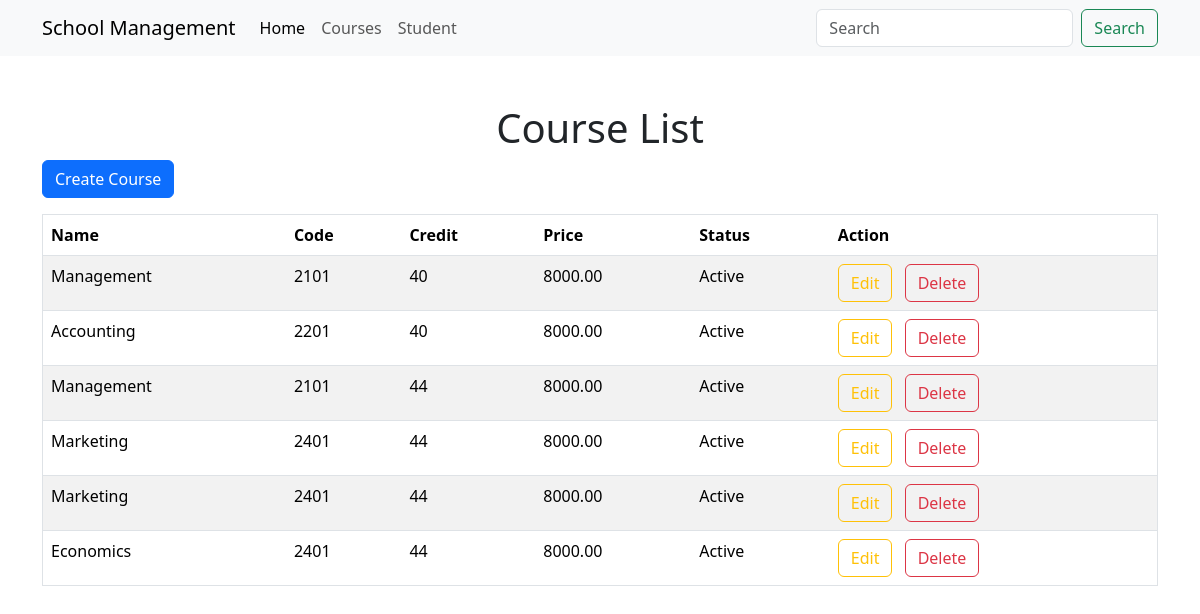
/course/, run on an earlier commit of the app's database.
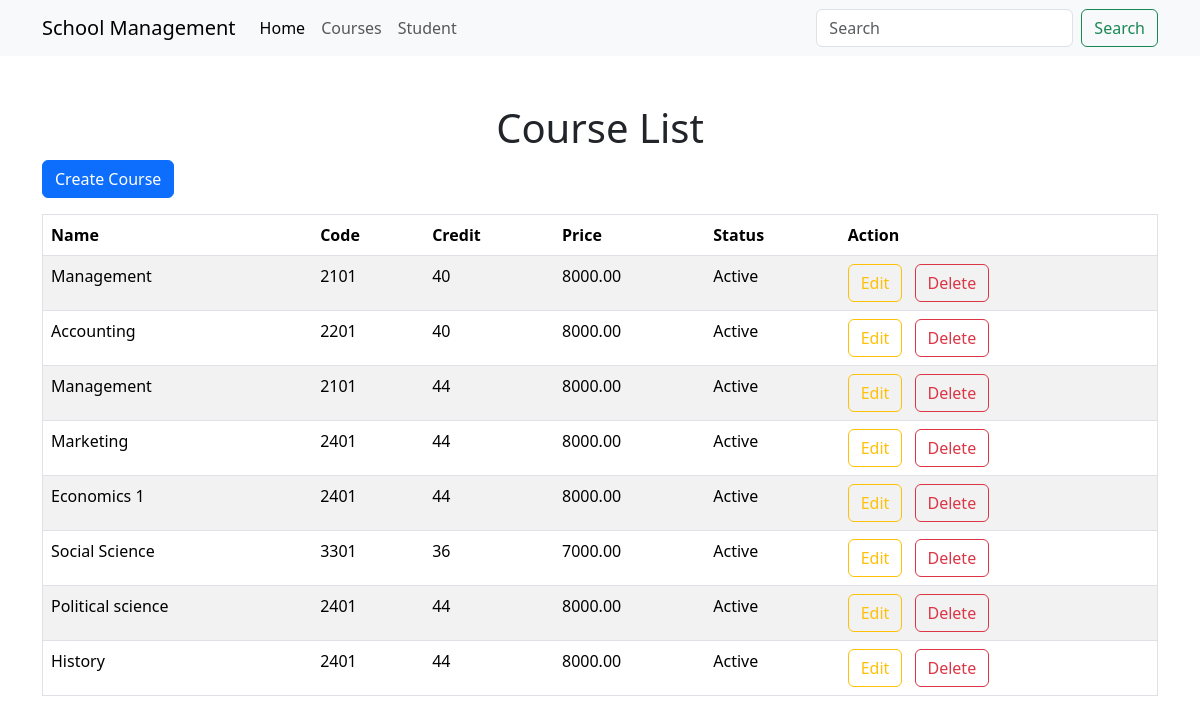
And on a later commit of the database.
### course/models.py (models this page shows, shortened)
class Course(models.Model):
    name = models.CharField(max_length=100)
    course_code = models.CharField(max_length=10)
    credit = models.IntegerField()
    price = models.DecimalField(max_digits=10, decimal_places=2)
    is_active = models.BooleanField(default=True)

### course/views.py (the view)
# urls.py: path('course/', views.course_index, name='course_index'),
def course_index(request):
    courses = Course.objects.all()
    return render(request, 'course/index.html', {'courses': courses})

### course/templates/course/index.html (shortened to what this page needs)
{% extends 'base.html' %}
{% block content %}
    <h1 class="text-center">Course List</h1>
    <a href="{% url 'course_create' %}" class="btn btn-primary">Create Course</a>
    <table class="table table-striped table-hover mt-3 border">
        <thead>
            <th>Name</th>
            <th>Code</th>
            <th>Credit</th>
            <th>Price</th>
            <th>Status</th>
            <th>Action</th>
        </thead>
        <tbody>
            {% for course in courses %}
            <tr>
                <td>{{ course.name }}</td>
                <td>{{ course.course_code }}</td>
                <td>{{ course.credit }}</td>
                <td>{{ course.price }}</td>
                <td>
                    {% if course.is_active == True %}
                        Active
                    {% else %}
                        Inactive
                    {% endif %}
                </td>
                <td>
                    <a href="{% url 'course_edit' course.id %}" class="btn btn-outline-warning me-2">Edit</a>
                    <a href="{% url 'course_delete' course.id %}" class="btn btn-outline-danger">Delete</a>
                </td>
            </tr>
            {% endfor %}
        </tbody>
    </table>
{% endblock content %}

### templates/base.html (shortened to what this page needs)
{% include 'include/header.html' %}
{% include 'include/navbar.html' %}
<div class="container my-5">
    {% block content %}{% endblock content %}
</div>
{% include 'include/footer.html' %}

### templates/include/header.html (shortened to what this page needs)
<!DOCTYPE html>
<html lang="en">
<head>
   <link href="https://cdn.jsdelivr.net/npm/bootstrap@5.3.7/dist/css/bootstrap.min.css" rel="stylesheet">
</head>
<body>

### templates/include/navbar.html (shortened to what this page needs)
<nav class="navbar navbar-expand-lg bg-body-tertiary">
  <div class="container">
    <a class="navbar-brand" href="{% url 'home' %}">School Management</a>
    <div class="collapse navbar-collapse" id="navbarSupportedContent">
      <ul class="navbar-nav me-auto mb-2 mb-lg-0">
        <li class="nav-item">
          <a class="nav-link active" aria-current="page" href="{% url 'home' %}">Home</a>
        </li>
        <li class="nav-item">
          <a class="nav-link" href="{% url 'course_index' %}">Courses</a>
        </li>
        <li class="nav-item">
          <a class="nav-link" href="{% url 'student_index' %}">Student</a>
        </li>
      </ul>
      <form class="d-flex" role="search">
        <input class="form-control me-2" type="search" placeholder="Search" aria-label="Search"/>
        <button class="btn btn-outline-success" type="submit">Search</button>
      </form>
    </div>
  </div>
</nav>

### templates/include/footer.html (shortened to what this page needs)
</body>
</html>

What changed in the data, as far as the page shows it:
removed Course: name "Marketing", course_code "2401", credit "44", price "8000.00", is_active "Active"
changed Course: name "Economics" → "Economics 1"
added Course: name "Social Science", course_code "3301", credit "36", price "7000.00", is_active "Active"
added Course: name "Political science", course_code "2401", credit "44", price "8000.00", is_active "Active"
added Course: name "History", course_code "2401", credit "44", price "8000.00", is_active "Active"
